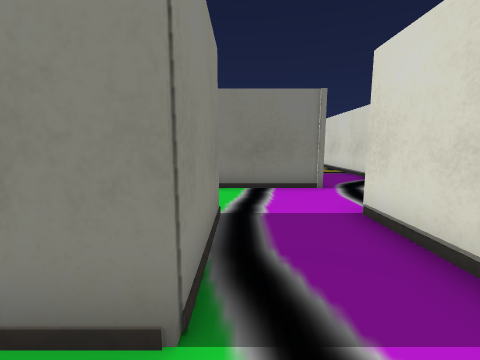
[1] (above)

24 first-person views from a walk through a 3-D level made in the Unity game engine. The camera is 1.3 m above the floor, tilts 8° down and sees 90° across. The floor is counted in squares, 1 m on a side. Each view is taken from the middle of a square. On the plan, view 1 faces up. The plan holds only what a view shows up to about 12 squares ahead; the rest is blank. The place goes on beyond the plan. The player character is not drawn. Some animated figures are left out. Door leaves are left out, so doorways stand open. Some surface patterns are stand-ins.

[2]
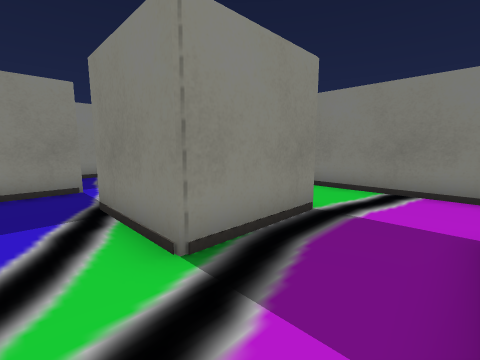

[3]
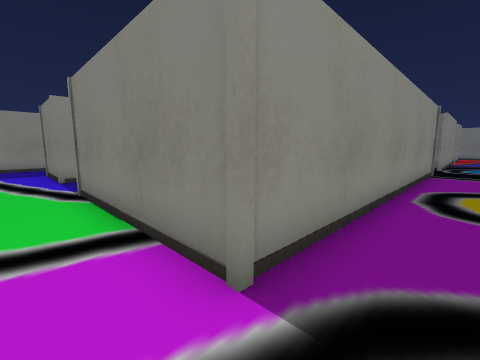

[4]
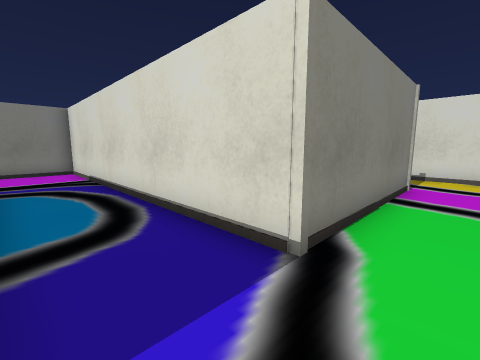

[5]
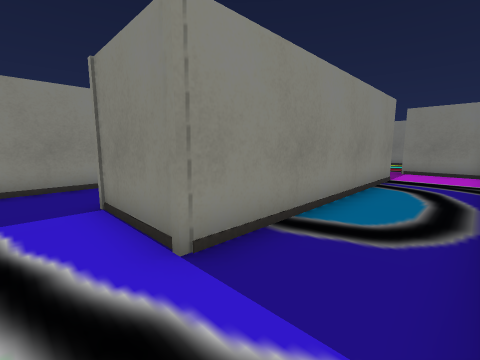

[6]
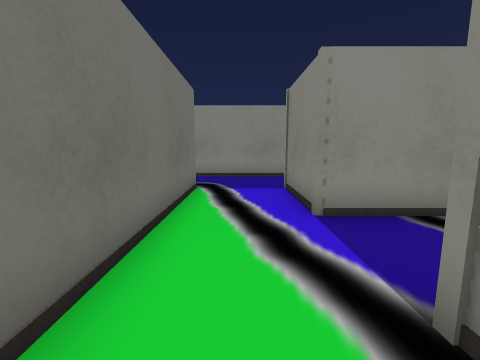

[7]
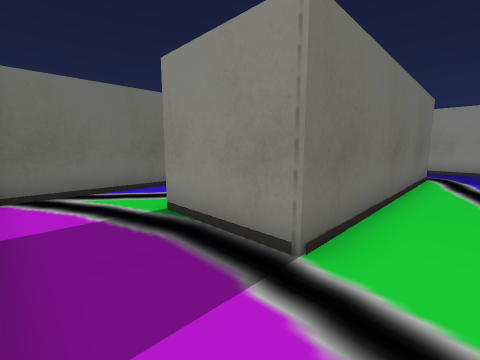

[8]
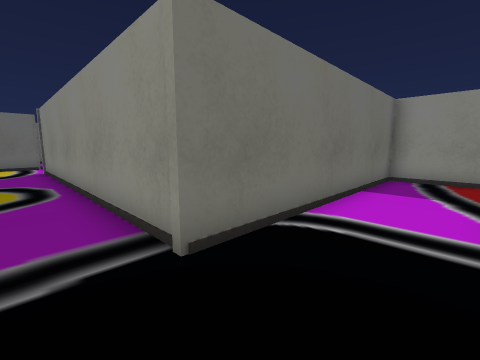

[9]
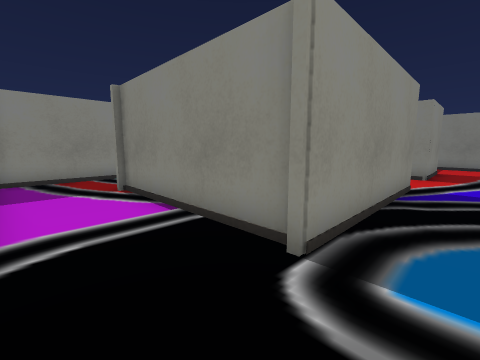

[10]
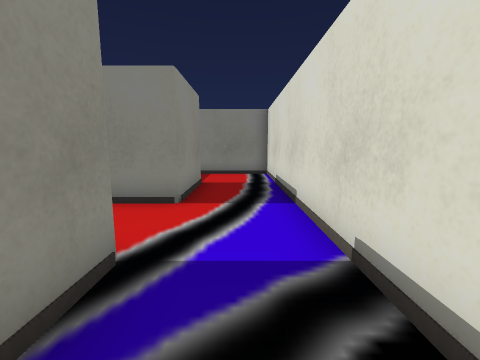

[11]
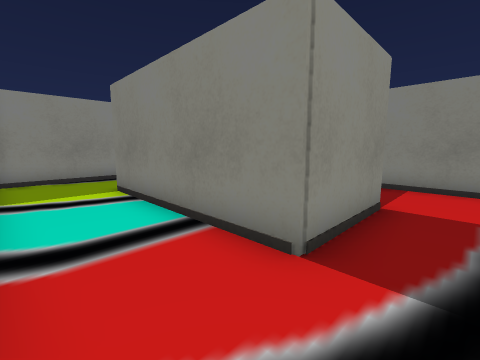

[12]
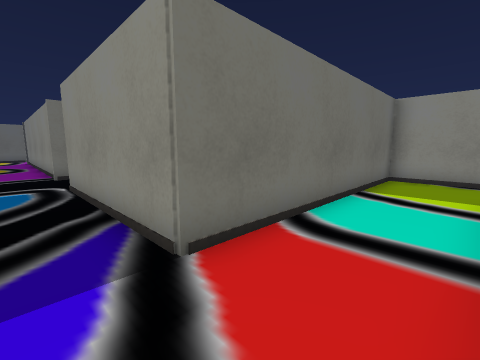

[13]
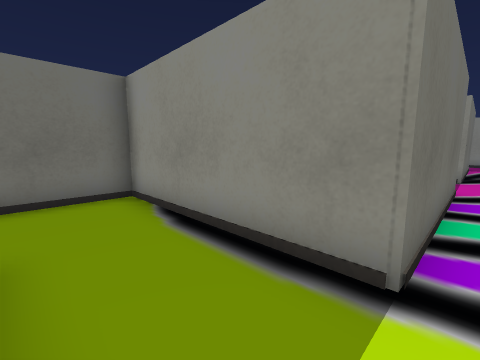

[14]
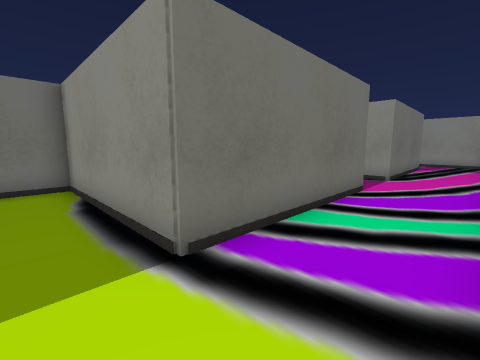

[15]
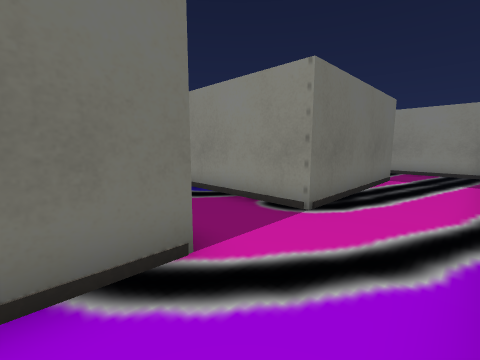

[16]
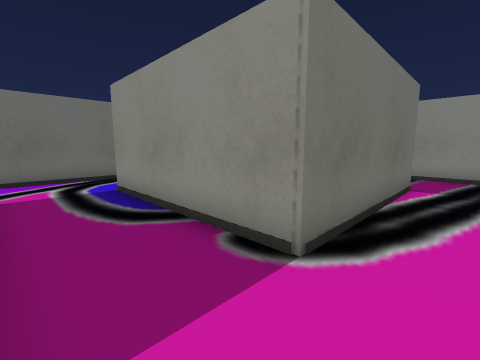

[17]
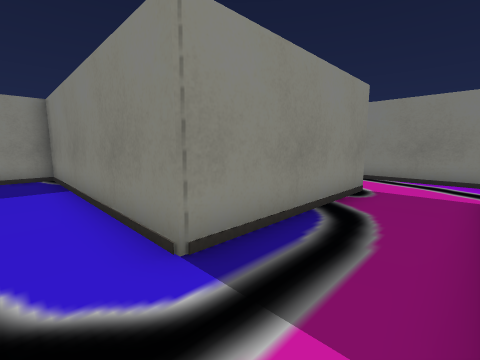

[18]
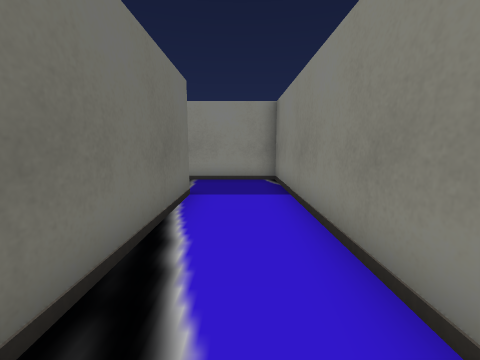

[19]
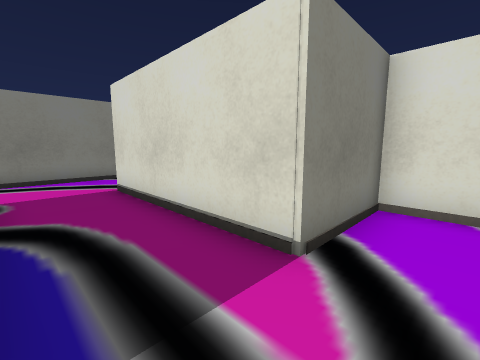

[20]
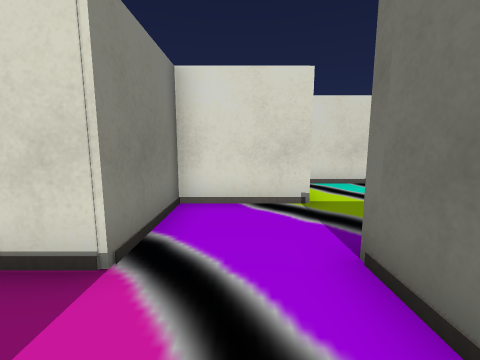

[21]
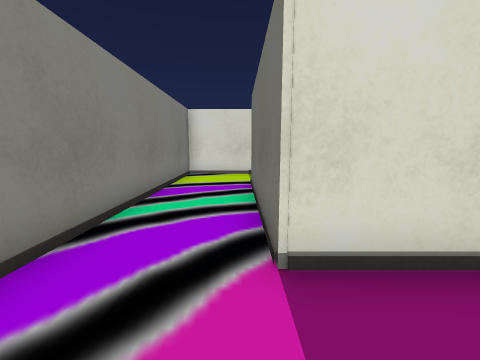

[22]
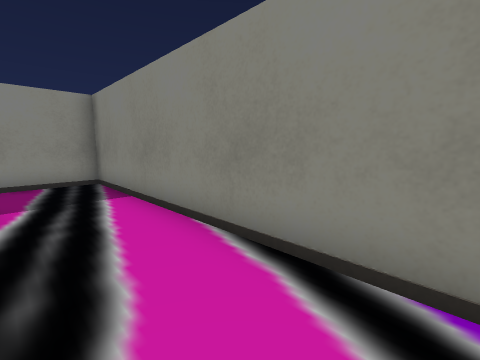

[23]
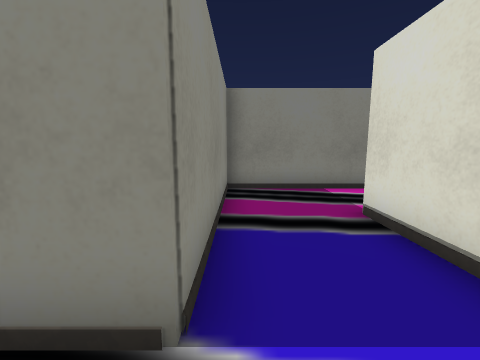

[24]
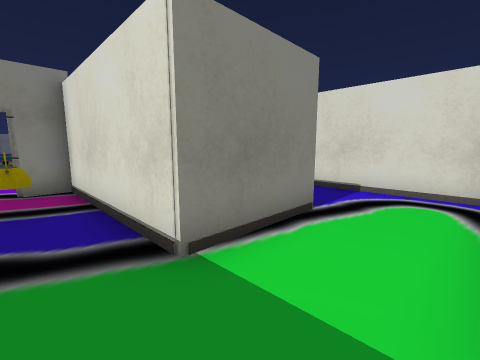

### Floor plan
Points are (right, up) in squares from view 1. A wall is a line through its corners. A room is listed if a view was taken in it or the views show most of it. See-through windows are left out.
Room 1 (views 1, 2, 3, 4, 5, 6, 7, 8, 9, 10, 11, 12, 13, 14, 15)
walls: (-6.4, 16.6) (-6.4, 7.5) (-9.6, 7.5); (-6.6, 22.5) (-6.6, 24.6); (-6.4, 23.4) (-6.4, 19.6) (2.6, 19.6) (2.6, 7.5) (-3.6, 7.5) (-3.6, 19.4) (-6.6, 19.4); (5.3, 10) (5.3, 12.2); (-9.6, 4.6) (-0.4, 4.6) (-0.4, 1.4) (-3.6, 1.4); (5.3, 27.1) (5.3, 31.5); (5.3, 5.9) (5.3, 7.9); (-9.4, 2.9) (-9.4, 2.2); (-5.9, 1.6) (-5.9, -0.1); (2.6, 31.4) (-3.6, 31.4); (2.4, 2.2) (2.4, 4.6); (-3.6, 34.4) (-3.6, 37.4) (-13.5, 37.4); (-2, -1.4) (2.1, -1.4); (-12.6, 34.6) (-6.4, 34.6) (-6.4, 28.6) (2.6, 28.6) (2.6, 22.6) (-3.5, 22.6)
ways out: opening at (-12.5, 36.5) to room 2; opening at (-9.5, 6.5); opening at (-9, 24.5); opening at (4, 32)
Room 2 (views 16, 17, 18, 19, 20, 21, 22, 23, 24)
walls: (-21.6, 28.9) (-21.6, 34.6) (-15.4, 34.6) (-15.4, 28.4) (-24.4, 28.4) (-24.4, 26.5); (-21.6, 25.6) (-12.2, 25.6); (-12.6, 28.4) (-12.6, 34.6); (-13.5, 37.4) (-24.4, 37.4) (-24.4, 31.4) (-27.6, 31.4) (-27.6, 37.2) (-28.9, 37.2)
ways out: opening at (-12.5, 36.5) to room 1; opening at (-12, 27.5) to room 3; opening at (-23, 26); open door at (-29, 37)
objects: kettle (-29, 34) to (-29, 35)
Room 3 (no view inside)
walls: (-9.6, 25.4) (-9.6, 28.4) (-12.6, 28.4)
ways out: opening at (-12, 27.5) to room 2; opening at (-10.5, 26)

Positions as (right, up) in squares from view 1, and headings:
1: (0, 0), facing up
2: (2, 0), facing up-left
3: (4, 6), facing up-left
4: (-6, 6), facing up-right
5: (-4, 6), facing up-left
6: (-2, 6), facing left
7: (2, 6), facing down-left
8: (4, 22), facing down-left
9: (4, 20), facing up-left
10: (4, 26), facing up
11: (4, 29), facing up-left
12: (4, 31), facing down-left
13: (-4, 35), facing down-left
14: (-5, 37), facing down-left
15: (-11, 37), facing down-left
16: (-13, 36), facing down-left
17: (-13, 27), facing up-left
18: (-15, 27), facing left
19: (-15, 27), facing up-right
20: (-15, 27), facing right
21: (-15, 35), facing right
22: (-15, 35), facing up-left
23: (-24, 30), facing up
24: (-29, 29), facing up-right
